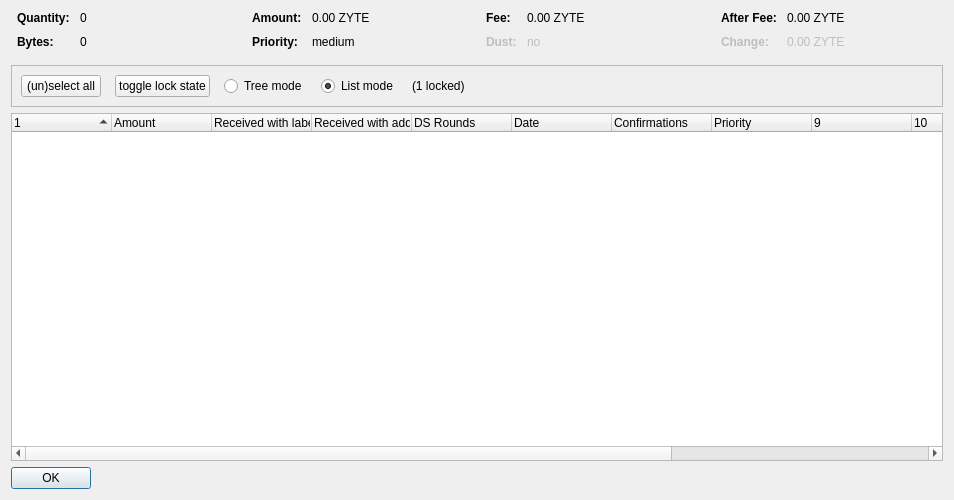
<?xml version="1.0" encoding="UTF-8"?>
<ui version="4.0">
 <class>CoinControlDialog</class>
 <widget class="QDialog" name="CoinControlDialog">
  <property name="geometry">
   <rect>
    <x>0</x>
    <y>0</y>
    <width>954</width>
    <height>500</height>
   </rect>
  </property>
  <property name="windowTitle">
   <string>Coin Selection</string>
  </property>
  <layout class="QVBoxLayout" name="verticalLayout">
   <item>
    <layout class="QHBoxLayout" name="horizontalLayoutTop" stretch="0,0,0,0">
     <property name="topMargin">
      <number>0</number>
     </property>
     <property name="bottomMargin">
      <number>10</number>
     </property>
     <item>
      <layout class="QFormLayout" name="formLayoutCoinControl1">
       <property name="horizontalSpacing">
        <number>10</number>
       </property>
       <property name="verticalSpacing">
        <number>10</number>
       </property>
       <property name="leftMargin">
        <number>6</number>
       </property>
       <property name="rightMargin">
        <number>6</number>
       </property>
       <item row="0" column="0">
        <widget class="QLabel" name="labelCoinControlQuantityText">
         <property name="font">
          <font>
           <weight>75</weight>
           <bold>true</bold>
          </font>
         </property>
         <property name="text">
          <string>Quantity:</string>
         </property>
        </widget>
       </item>
       <item row="0" column="1">
        <widget class="QLabel" name="labelCoinControlQuantity">
         <property name="cursor">
          <cursorShape>IBeamCursor</cursorShape>
         </property>
         <property name="contextMenuPolicy">
          <enum>Qt::ActionsContextMenu</enum>
         </property>
         <property name="text">
          <string notr="true">0</string>
         </property>
         <property name="textInteractionFlags">
          <set>Qt::LinksAccessibleByMouse|Qt::TextSelectableByKeyboard|Qt::TextSelectableByMouse</set>
         </property>
        </widget>
       </item>
       <item row="1" column="0">
        <widget class="QLabel" name="labelCoinControlBytesText">
         <property name="font">
          <font>
           <weight>75</weight>
           <bold>true</bold>
          </font>
         </property>
         <property name="text">
          <string>Bytes:</string>
         </property>
        </widget>
       </item>
       <item row="1" column="1">
        <widget class="QLabel" name="labelCoinControlBytes">
         <property name="cursor">
          <cursorShape>IBeamCursor</cursorShape>
         </property>
         <property name="contextMenuPolicy">
          <enum>Qt::ActionsContextMenu</enum>
         </property>
         <property name="text">
          <string notr="true">0</string>
         </property>
         <property name="textInteractionFlags">
          <set>Qt::LinksAccessibleByMouse|Qt::TextSelectableByKeyboard|Qt::TextSelectableByMouse</set>
         </property>
        </widget>
       </item>
      </layout>
     </item>
     <item>
      <layout class="QFormLayout" name="formLayoutCoinControl2">
       <property name="horizontalSpacing">
        <number>10</number>
       </property>
       <property name="verticalSpacing">
        <number>10</number>
       </property>
       <property name="leftMargin">
        <number>6</number>
       </property>
       <property name="rightMargin">
        <number>6</number>
       </property>
       <item row="0" column="0">
        <widget class="QLabel" name="labelCoinControlAmountText">
         <property name="font">
          <font>
           <weight>75</weight>
           <bold>true</bold>
          </font>
         </property>
         <property name="text">
          <string>Amount:</string>
         </property>
        </widget>
       </item>
       <item row="0" column="1">
        <widget class="QLabel" name="labelCoinControlAmount">
         <property name="cursor">
          <cursorShape>IBeamCursor</cursorShape>
         </property>
         <property name="contextMenuPolicy">
          <enum>Qt::ActionsContextMenu</enum>
         </property>
         <property name="text">
          <string notr="true">0.00 ZYTE</string>
         </property>
         <property name="textInteractionFlags">
          <set>Qt::LinksAccessibleByMouse|Qt::TextSelectableByKeyboard|Qt::TextSelectableByMouse</set>
         </property>
        </widget>
       </item>
       <item row="1" column="0">
        <widget class="QLabel" name="labelCoinControlPriorityText">
         <property name="font">
          <font>
           <weight>75</weight>
           <bold>true</bold>
          </font>
         </property>
         <property name="text">
          <string>Priority:</string>
         </property>
        </widget>
       </item>
       <item row="1" column="1">
        <widget class="QLabel" name="labelCoinControlPriority">
         <property name="cursor">
          <cursorShape>IBeamCursor</cursorShape>
         </property>
         <property name="contextMenuPolicy">
          <enum>Qt::ActionsContextMenu</enum>
         </property>
         <property name="text">
          <string>medium</string>
         </property>
         <property name="textInteractionFlags">
          <set>Qt::LinksAccessibleByMouse|Qt::TextSelectableByKeyboard|Qt::TextSelectableByMouse</set>
         </property>
        </widget>
       </item>
      </layout>
     </item>
     <item>
      <layout class="QFormLayout" name="formLayoutCoinControl3">
       <property name="horizontalSpacing">
        <number>10</number>
       </property>
       <property name="verticalSpacing">
        <number>10</number>
       </property>
       <property name="leftMargin">
        <number>6</number>
       </property>
       <property name="rightMargin">
        <number>6</number>
       </property>
       <item row="0" column="0">
        <widget class="QLabel" name="labelCoinControlFeeText">
         <property name="font">
          <font>
           <weight>75</weight>
           <bold>true</bold>
          </font>
         </property>
         <property name="text">
          <string>Fee:</string>
         </property>
        </widget>
       </item>
       <item row="0" column="1">
        <widget class="QLabel" name="labelCoinControlFee">
         <property name="cursor">
          <cursorShape>IBeamCursor</cursorShape>
         </property>
         <property name="contextMenuPolicy">
          <enum>Qt::ActionsContextMenu</enum>
         </property>
         <property name="text">
          <string notr="true">0.00 ZYTE</string>
         </property>
         <property name="textInteractionFlags">
          <set>Qt::LinksAccessibleByMouse|Qt::TextSelectableByKeyboard|Qt::TextSelectableByMouse</set>
         </property>
        </widget>
       </item>
       <item row="1" column="0">
        <widget class="QLabel" name="labelCoinControlLowOutputText">
         <property name="enabled">
          <bool>false</bool>
         </property>
         <property name="font">
          <font>
           <weight>75</weight>
           <bold>true</bold>
          </font>
         </property>
         <property name="text">
          <string>Dust:</string>
         </property>
        </widget>
       </item>
       <item row="1" column="1">
        <widget class="QLabel" name="labelCoinControlLowOutput">
         <property name="enabled">
          <bool>false</bool>
         </property>
         <property name="cursor">
          <cursorShape>IBeamCursor</cursorShape>
         </property>
         <property name="contextMenuPolicy">
          <enum>Qt::ActionsContextMenu</enum>
         </property>
         <property name="text">
          <string>no</string>
         </property>
         <property name="textInteractionFlags">
          <set>Qt::LinksAccessibleByMouse|Qt::TextSelectableByKeyboard|Qt::TextSelectableByMouse</set>
         </property>
        </widget>
       </item>
      </layout>
     </item>
     <item>
      <layout class="QFormLayout" name="formLayoutCoinControl4">
       <property name="horizontalSpacing">
        <number>10</number>
       </property>
       <property name="verticalSpacing">
        <number>10</number>
       </property>
       <property name="leftMargin">
        <number>6</number>
       </property>
       <property name="rightMargin">
        <number>6</number>
       </property>
       <item row="0" column="0">
        <widget class="QLabel" name="labelCoinControlAfterFeeText">
         <property name="font">
          <font>
           <weight>75</weight>
           <bold>true</bold>
          </font>
         </property>
         <property name="text">
          <string>After Fee:</string>
         </property>
        </widget>
       </item>
       <item row="0" column="1">
        <widget class="QLabel" name="labelCoinControlAfterFee">
         <property name="cursor">
          <cursorShape>IBeamCursor</cursorShape>
         </property>
         <property name="contextMenuPolicy">
          <enum>Qt::ActionsContextMenu</enum>
         </property>
         <property name="text">
          <string notr="true">0.00 ZYTE</string>
         </property>
         <property name="textInteractionFlags">
          <set>Qt::LinksAccessibleByMouse|Qt::TextSelectableByKeyboard|Qt::TextSelectableByMouse</set>
         </property>
        </widget>
       </item>
       <item row="1" column="0">
        <widget class="QLabel" name="labelCoinControlChangeText">
         <property name="enabled">
          <bool>false</bool>
         </property>
         <property name="font">
          <font>
           <weight>75</weight>
           <bold>true</bold>
          </font>
         </property>
         <property name="text">
          <string>Change:</string>
         </property>
        </widget>
       </item>
       <item row="1" column="1">
        <widget class="QLabel" name="labelCoinControlChange">
         <property name="enabled">
          <bool>false</bool>
         </property>
         <property name="cursor">
          <cursorShape>IBeamCursor</cursorShape>
         </property>
         <property name="contextMenuPolicy">
          <enum>Qt::ActionsContextMenu</enum>
         </property>
         <property name="text">
          <string notr="true">0.00 ZYTE</string>
         </property>
         <property name="textInteractionFlags">
          <set>Qt::LinksAccessibleByMouse|Qt::TextSelectableByKeyboard|Qt::TextSelectableByMouse</set>
         </property>
        </widget>
       </item>
      </layout>
     </item>
    </layout>
   </item>
   <item>
    <widget class="QFrame" name="frame">
     <property name="minimumSize">
      <size>
       <width>0</width>
       <height>40</height>
      </size>
     </property>
     <property name="frameShape">
      <enum>QFrame::StyledPanel</enum>
     </property>
     <property name="frameShadow">
      <enum>QFrame::Sunken</enum>
     </property>
     <layout class="QHBoxLayout" name="horizontalLayout">
      <item>
       <layout class="QHBoxLayout" name="horizontalLayoutPanel" stretch="0,0,0,0,0,0">
        <property name="spacing">
         <number>14</number>
        </property>
        <item>
         <widget class="QPushButton" name="pushButtonSelectAll">
          <property name="sizePolicy">
           <sizepolicy hsizetype="Maximum" vsizetype="Fixed">
            <horstretch>0</horstretch>
            <verstretch>0</verstretch>
           </sizepolicy>
          </property>
          <property name="text">
           <string>(un)select all</string>
          </property>
          <property name="autoDefault">
           <bool>false</bool>
          </property>
         </widget>
        </item>
        <item>
         <widget class="QPushButton" name="pushButtonToggleLock">
          <property name="sizePolicy">
           <sizepolicy hsizetype="Maximum" vsizetype="Fixed">
            <horstretch>0</horstretch>
            <verstretch>0</verstretch>
           </sizepolicy>
          </property>
          <property name="text">
           <string>toggle lock state</string>
          </property>
          <property name="autoDefault">
           <bool>false</bool>
          </property>
         </widget>
        </item>
        <item>
         <widget class="QRadioButton" name="radioTreeMode">
          <property name="sizePolicy">
           <sizepolicy hsizetype="Maximum" vsizetype="Fixed">
            <horstretch>0</horstretch>
            <verstretch>0</verstretch>
           </sizepolicy>
          </property>
          <property name="text">
           <string>Tree mode</string>
          </property>
         </widget>
        </item>
        <item>
         <widget class="QRadioButton" name="radioListMode">
          <property name="sizePolicy">
           <sizepolicy hsizetype="Maximum" vsizetype="Fixed">
            <horstretch>0</horstretch>
            <verstretch>0</verstretch>
           </sizepolicy>
          </property>
          <property name="text">
           <string>List mode</string>
          </property>
          <property name="checked">
           <bool>true</bool>
          </property>
         </widget>
        </item>
        <item>
         <widget class="QLabel" name="labelLocked">
          <property name="text">
           <string>(1 locked)</string>
          </property>
         </widget>
        </item>
        <item>
         <spacer name="horizontalSpacer">
          <property name="orientation">
           <enum>Qt::Horizontal</enum>
          </property>
          <property name="sizeHint" stdset="0">
           <size>
            <width>40</width>
            <height>20</height>
           </size>
          </property>
         </spacer>
        </item>
       </layout>
      </item>
     </layout>
    </widget>
   </item>
   <item>
    <widget class="CoinControlTreeWidget" name="treeWidget">
     <property name="contextMenuPolicy">
      <enum>Qt::CustomContextMenu</enum>
     </property>
     <property name="sortingEnabled">
      <bool>false</bool>
     </property>
     <property name="columnCount">
      <number>13</number>
     </property>
     <attribute name="headerShowSortIndicator" stdset="0">
      <bool>true</bool>
     </attribute>
     <attribute name="headerStretchLastSection">
      <bool>false</bool>
     </attribute>
     <column>
      <property name="text">
       <string/>
      </property>
     </column>
     <column>
      <property name="text">
       <string>Amount</string>
      </property>
     </column>
     <column>
      <property name="text">
       <string>Received with label</string>
      </property>
     </column>
     <column>
      <property name="text">
       <string>Received with address</string>
      </property>
     </column>
     <column>
      <property name="text">
       <string>DS Rounds</string>
      </property>
     </column>
     <column>
      <property name="text">
       <string>Date</string>
      </property>
     </column>
     <column>
      <property name="text">
       <string>Confirmations</string>
      </property>
      <property name="toolTip">
       <string>Confirmed</string>
      </property>
     </column>
     <column>
      <property name="text">
       <string>Priority</string>
      </property>
     </column>
     <column>
      <property name="text">
       <string/>
      </property>
     </column>
     <column>
      <property name="text">
       <string/>
      </property>
     </column>
     <column>
      <property name="text">
       <string/>
      </property>
     </column>
     <column>
      <property name="text">
       <string/>
      </property>
     </column>
     <column>
      <property name="text">
       <string/>
      </property>
     </column>
    </widget>
   </item>
   <item>
    <widget class="QDialogButtonBox" name="buttonBox">
     <property name="sizePolicy">
      <sizepolicy hsizetype="Maximum" vsizetype="Fixed">
       <horstretch>0</horstretch>
       <verstretch>0</verstretch>
      </sizepolicy>
     </property>
     <property name="orientation">
      <enum>Qt::Horizontal</enum>
     </property>
     <property name="standardButtons">
      <set>QDialogButtonBox::Ok</set>
     </property>
    </widget>
   </item>
  </layout>
 </widget>
 <customwidgets>
  <customwidget>
   <class>CoinControlTreeWidget</class>
   <extends>QTreeWidget</extends>
   <header>coincontroltreewidget.h</header>
  </customwidget>
 </customwidgets>
 <resources/>
 <connections/>
</ui>
